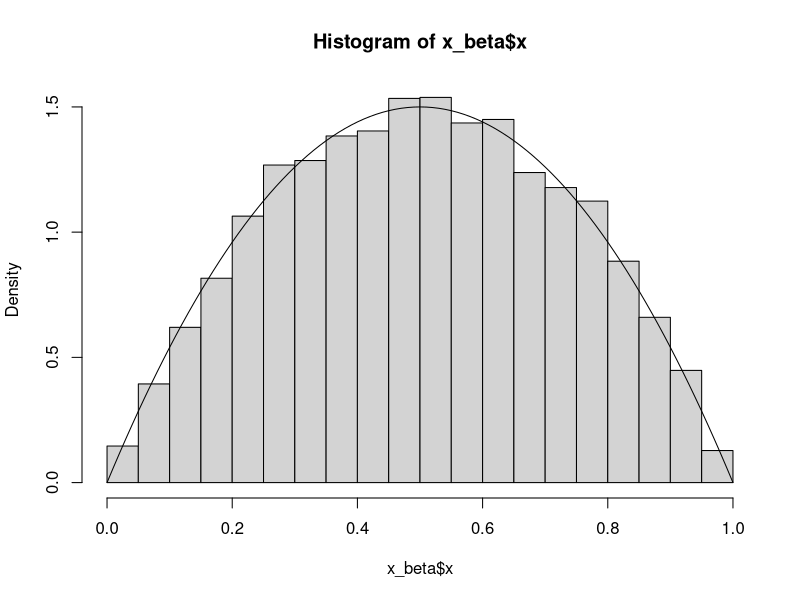
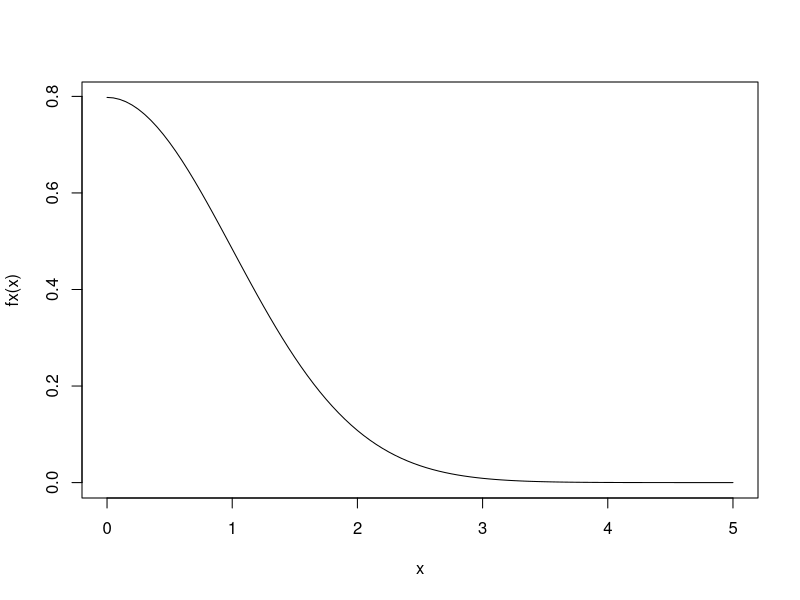
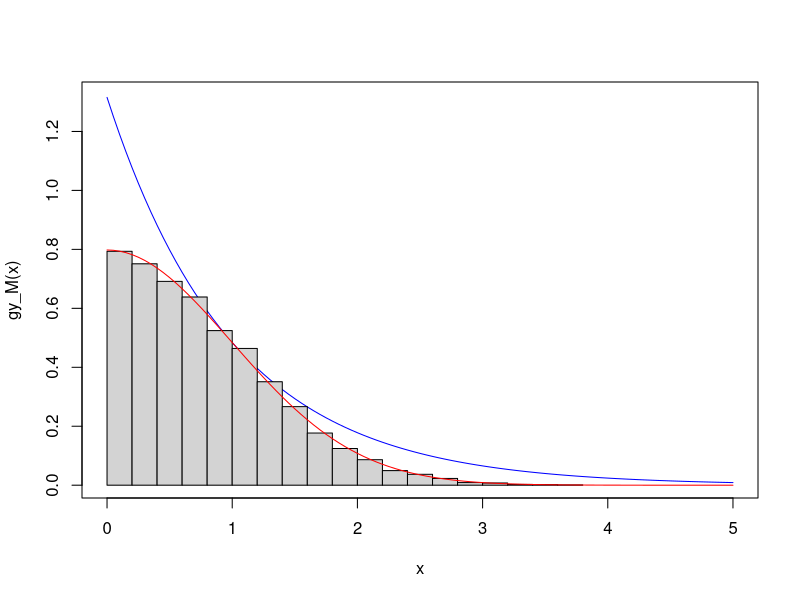
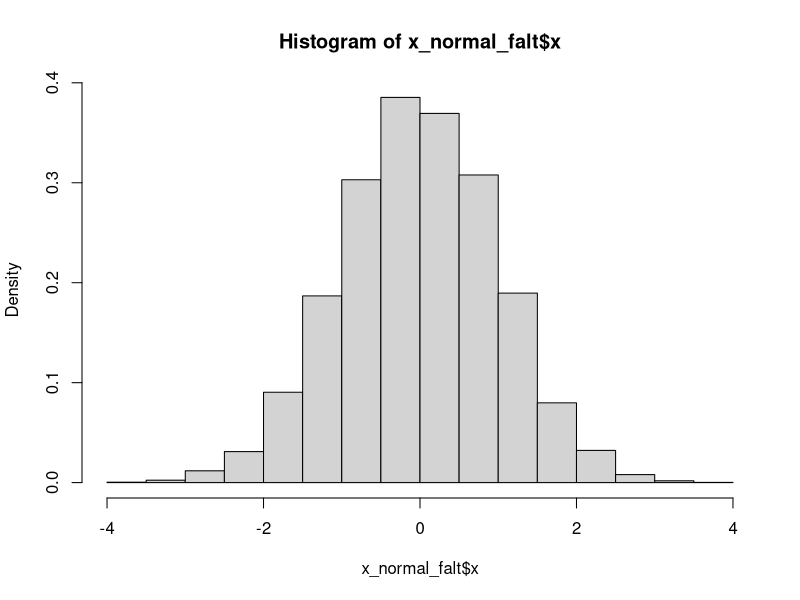
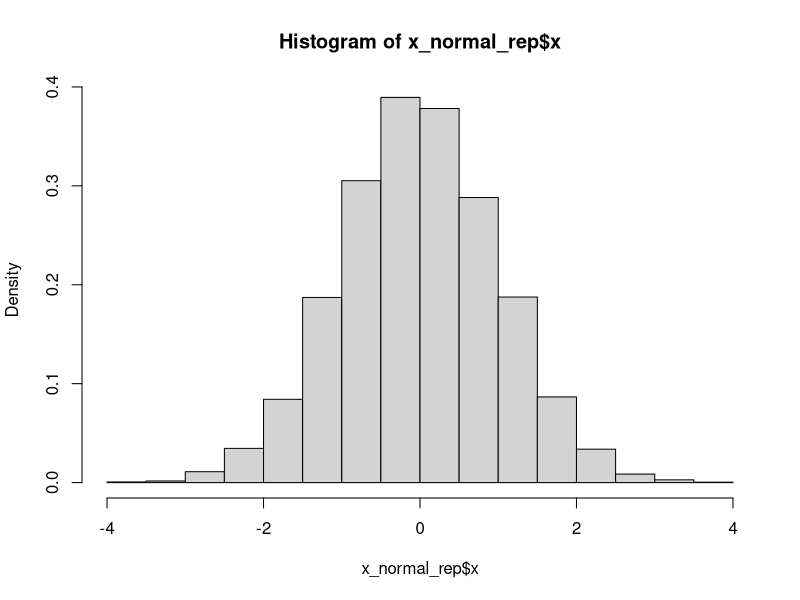

Generate these figures, in order, with R:
set.seed(666)
fx_beta <- function(x) 6*x*(1-x)

gera_beta <- function(fx, N = 1E4){
  faltantes <- N
  x <- c()
  gerados <- 0
  
  while(faltantes > 0){
    
    gerados <- gerados + faltantes
    U1 <- runif(faltantes)
    U2 <- runif(faltantes)
    
    beta_i <- ifelse(fx(U1) >= 1.5*U2, U1, NA)
    na_beta_i <- is.na(beta_i)
    
    faltantes <- sum(na_beta_i)
    x <- c(x, beta_i[!na_beta_i])
  }
  return(list(x = x, rate = N/gerados))
}
x_beta <- gera_beta(fx_beta)
hist(x_beta$x, freq = F)
curve(dbeta(x,2,2), add=T)

# ------------------ Metodo rejeicao -----------------


fx <- function(x){
  2*exp(-(x**2)/2)/sqrt(2*pi)
  }

curve(fx(x), from = 0, to = 5)

gy <- function(x) exp(-x)

M <- 2*exp(0.5)/sqrt(2*pi)

gera_rejeicao_exp <- function(fx, gy, M, gerador_Y, N = 1E4, ...){
  faltantes <- N
  x <- c()
  gerados <- 0
  
  while(faltantes > 0){
    
    gerados <- gerados + faltantes
    Y <- gerador_Y(faltantes, ...)
    U <- runif(faltantes)
    
    x_i <- ifelse(U <= fx(Y)/(M*gy(Y)), Y, NA)
    na_i <- is.na(x_i)

    faltantes <- sum(na_i)
    x <- c(x, x_i[!na_i])
  }
  return(list(x = x, rate = N/gerados))
}

fx <- function(x)  2*exp(-(x**2)/2)/sqrt(2*pi)
gy <- function(x) exp(-x)
M <- 2*exp(0.5)/sqrt(2*pi)
gerador_Y <- function(N){
  U <- runif(N)
  -log(U)
}

gera_rejeicao_exp(fx, gy, M, gerador_Y)

gy_M <- function(x) M*gy(x)
x_1 <- gera_rejeicao_exp(fx, gy, M, gerador_Y)

curve(gy_M, from = 0, to = 5, col = "blue")
hist(x_1$x, freq = F, add = T)
curve(fx(x), from = 0, to = 5, add = T, col = "red")

# --------------- Normal ---------------------------

gera_normal_faltantes <- function(fx, gy, M, N = 1E4, ...){
  
  faltantes <- N
  x <- c()
  gerados <- 0
  
  while(faltantes > 0){
    
    gerados <- gerados + faltantes
    
    U1 <- runif(faltantes)
    Y <- -log(U1)
    U <- runif(faltantes)
    
    x_i <- ifelse(U <= fx(Y)/(M*gy(Y)), Y, NA)
    na_i <- is.na(x_i)
    x_i_aceito <- x_i[!na_i]
    
    faltantes <- sum(na_i)
    x <- c(x, x_i_aceito)
  }
  
  U_sinal <- runif(N)
  x <- ifelse(U_sinal < 0.5, -x, x)
  
  return(list(x = x, rate = N/gerados))
}


gera_normal_replicate <- function(fx, gy, M, N = 1E4, ...){
  
  rejeita_funcao <- function(){
    
    U1 <- runif(1)
    Y <- -log(U1)
    U <- runif(1)
    
    gerados <- 1
    
    while(U > fx(Y)/(M*gy(Y))){
      
      gerados <- gerados + 1
      
      U1 <- runif(1)
      Y <- -log(U1)
      U <- runif(1)
    }
    return(list(x = Y, rate = 1/gerados))
  }
  
  x <- replicate(N, rejeita_funcao())
  
  X <- list(x = unlist(x[1, ]), rate = mean(unlist(x[2, ])))
  
  U_sinal <- runif(N)
  X$x <- ifelse(U_sinal < 0.5, -X$x, X$x)
  
  return(X)
}

x_normal_falt <- gera_normal_faltantes(fx, gy, M)
hist(x_normal_falt$x, freq = F)

x_normal_rep <- gera_normal_replicate(fx, gy, M)
hist(x_normal_rep$x, freq = F)

x_normal_falt$rate
x_normal_rep$rate

library(microbenchmark)
microbenchmark(gera_normal_faltantes(fx, gy, M),
               gera_normal_replicate(fx, gy, M))
